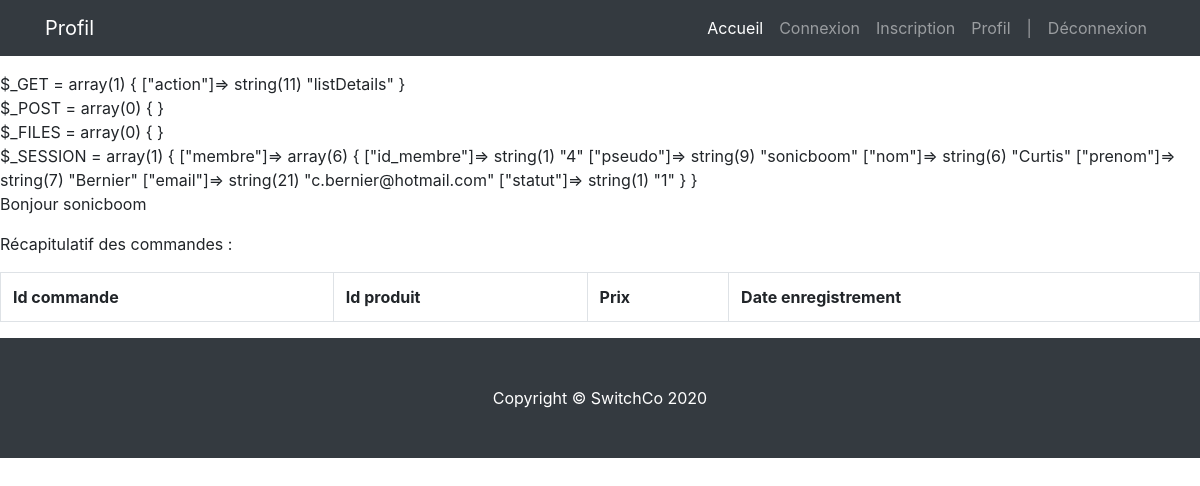
The app's page /index.php?action=listDetails (signed in), older data.
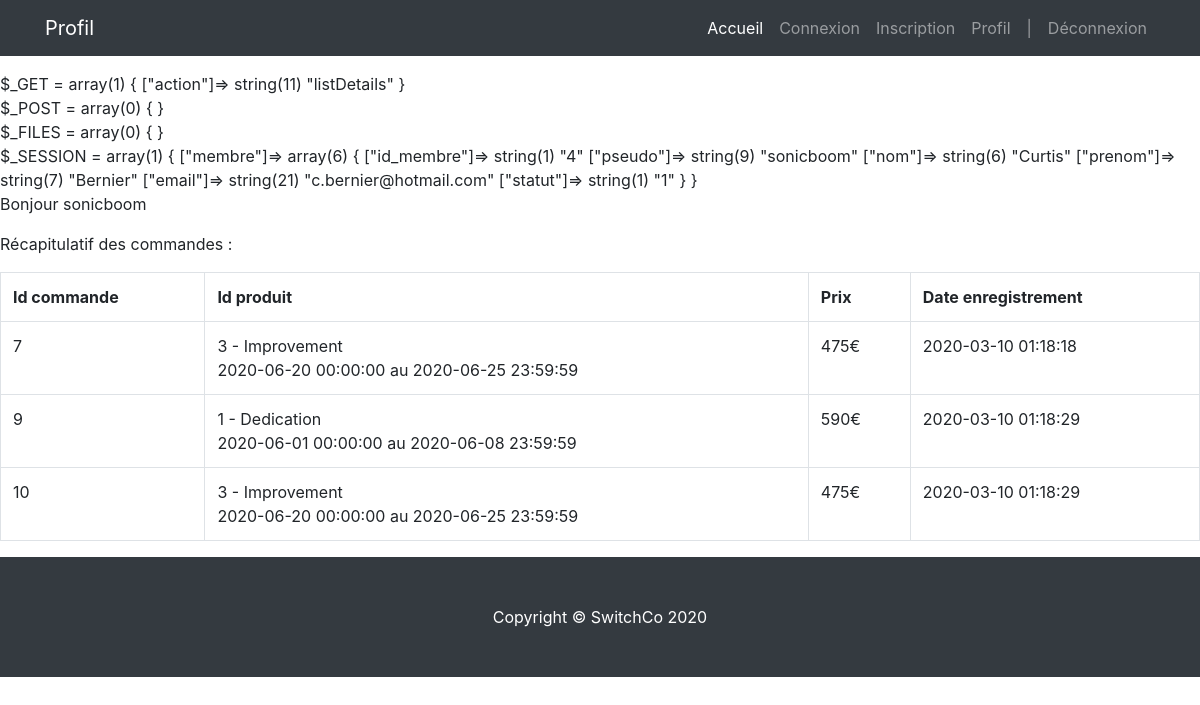
The same page, newer data.
### tables this page shows
CREATE TABLE `commande` (
  `id_commande` int(3) NOT NULL,
  `id_membre` int(3) NOT NULL,
  `id_produit` int(3) NOT NULL,
  `date_enregistrement` datetime NOT NULL DEFAULT current_timestamp()
);

CREATE TABLE `salle` (
  `id_salle` int(3) NOT NULL,
  `titre` varchar(200) NOT NULL,
  `description` text NOT NULL,
  `photo` varchar(200) DEFAULT NULL,
  `pays` varchar(20) NOT NULL,
  `ville` varchar(20) NOT NULL,
  `adresse` varchar(50) NOT NULL,
  `cp` int(5) NOT NULL,
  `capacite` int(3) NOT NULL,
  `categorie` enum('reunion','bureau','formation') NOT NULL
);

CREATE TABLE `produit` (
  `id_produit` int(3) NOT NULL,
  `id_salle` int(3) NOT NULL,
  `date_arrivee` datetime NOT NULL,
  `date_depart` datetime NOT NULL,
  `prix` int(3) NOT NULL,
  `etat` enum('libre','reservation') NOT NULL DEFAULT 'libre'
);

### controller/controller.php (called while the page is built, shortened)
<?php
require('model/model.php');
function showProfile($user_id){
    $profile_details = getProfileDetails($user_id);
    require('view/front-office/profileView.php');
}

### model/model.php (called while the page is built, shortened)
<?php
function dbConnect()
{
    $host_db = 'mysql:host=localhost;dbname=projet_switch';
    $login = 'root';
    $password = '';
    $options = array(
        PDO::ATTR_ERRMODE => PDO::ERRMODE_WARNING,
        PDO::MYSQL_ATTR_INIT_COMMAND => 'SET NAMES utf8'
    );
    return new PDO($host_db, $login, $password, $options);
}
function getProfileDetails($user_id){
    $pdo = dbConnect();
    $get = $pdo->prepare(
        'SELECT commande.id_commande, commande.id_produit, salle.titre, produit.date_arrivee, produit.date_depart, produit.prix, commande.date_enregistrement
    FROM commande, produit, salle
    WHERE commande.id_membre = :userId
    AND commande.id_produit = produit.id_produit
    AND produit.id_salle = salle.id_salle'
    );
    $get->bindParam(":userId", $user_id, PDO::PARAM_INT);
    $get->execute();
    if ($get->rowCount() > 0){
        return $get;
    }
}

### view/front-office/profileView.php (the view, shortened to what this page needs)
<?php
$pseudo = $_SESSION['membre']['pseudo'];
?>
<p>Bonjour <?php echo $pseudo; ?></p>
<p>Récapitulatif des commandes : </p>
<table class="table table-bordered">
    <tr>
        <th>Id commande</th>
        <th>Id produit</th>
        <th>Prix</th>
        <th>Date enregistrement</th>
    </tr>
    <?php
    if (!empty($profile_details)) {
        while ($commande = $profile_details->fetch(PDO::FETCH_ASSOC)) {
            echo '<tr>';
            echo '<td>' . $commande['id_commande'] . '</td>';
            echo '<td>' . $commande['id_produit'] . ' - ' . $commande['titre'] . '<br/>' . $commande['date_arrivee'] . ' au ' . $commande['date_depart'] . '</td>';
            echo '<td>' . $commande['prix'] . '€</td>';
            echo '<td>' . $commande['date_enregistrement'] . '</td>';
            echo '</tr>';
        }
    }
    ?>
</table>
<?php require('view/template/template.php'); ?>

Row changes from the older to the newer data that the page shows:
added commande: id_commande "7", id_produit "3", salle.titre "Improvement", id_produit.date_arrivee "2020-06-20 00:00:00", id_produit.date_depart "2020-06-25 23:59:59", id_produit.prix "475", date_enregistrement "2020-03-10 01:18:18"
added commande: id_commande "9", id_produit "1", salle.titre "Dedication", id_produit.date_arrivee "2020-06-01 00:00:00", id_produit.date_depart "2020-06-08 23:59:59", id_produit.prix "590", date_enregistrement "2020-03-10 01:18:29"
added commande: id_commande "10", id_produit "3", salle.titre "Improvement", id_produit.date_arrivee "2020-06-20 00:00:00", id_produit.date_depart "2020-06-25 23:59:59", id_produit.prix "475", date_enregistrement "2020-03-10 01:18:29"
